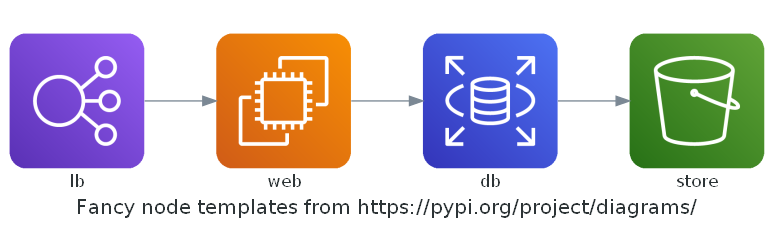

This chart was generated by the following Python code:
import sys
from graphviz_managed.diagrams import Diagram
diag = Diagram(label='Fancy node templates from https://pypi.org/project/diagrams/', pad=0.1)
node = diag.node
lb = node(kind='aws.network.ELB', label='lb')
web = node(kind='aws.compute.EC2', label='web')
db = node(kind='aws.database.RDS', label='db')
store = node(kind='aws.storage.S3', label='store')
lb >> web
web >> db
db >> store
diag.render(sys.argv[1])
